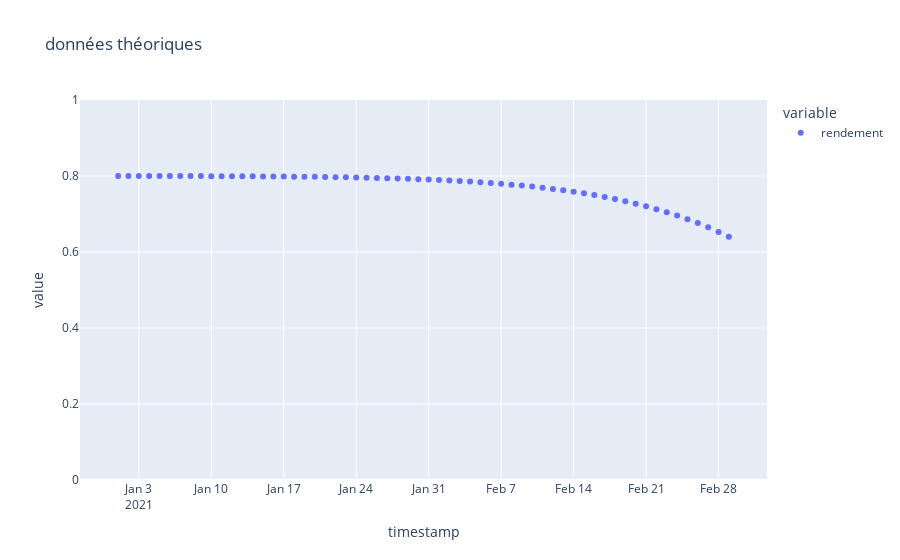

Write notebook code for a chart like this one.
### Code cell
fig = px.scatter(df_temp, x=df_temp.index, y=["rendement"], title="données théoriques")
fig.update_xaxes(range=["01/2021","05/2021"])
fig.update_yaxes(range=[0,1])
fig.show()
